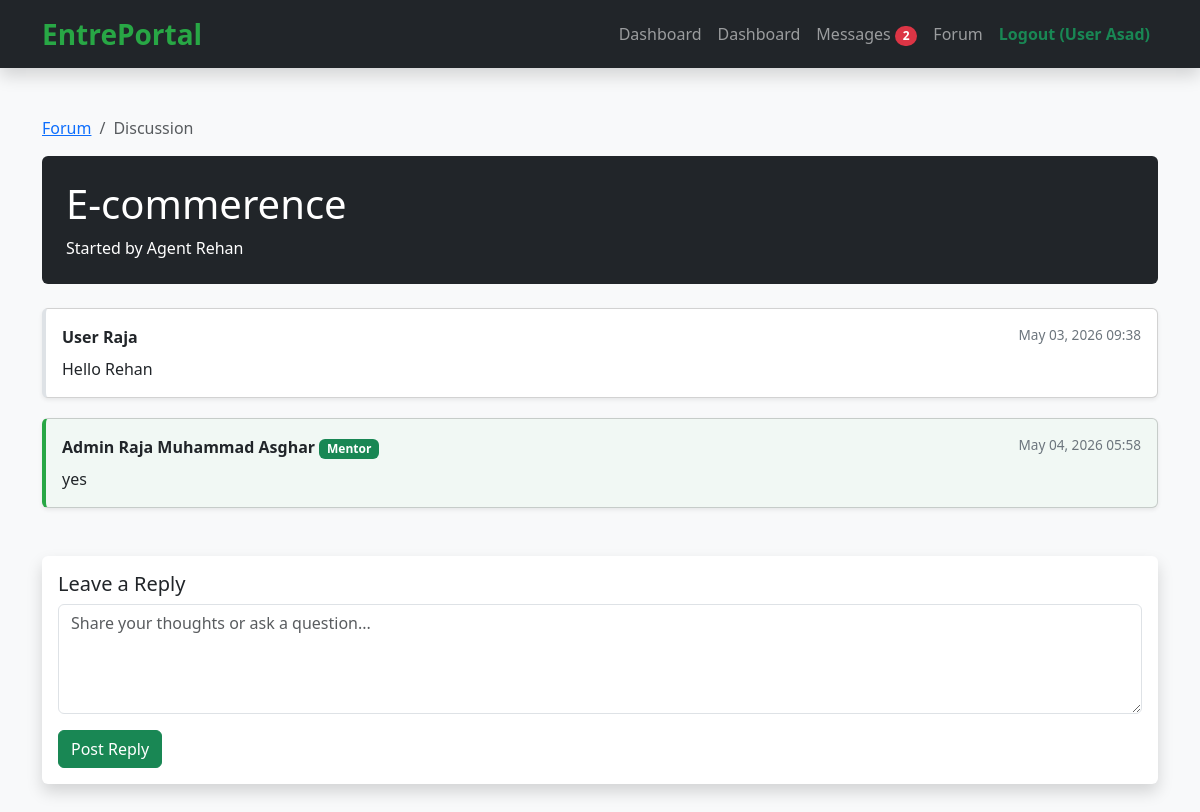
Page /admin/forum-view.php?id=3 (signed in) on the committed database.
### tables this page shows
CREATE TABLE `forum_topics` (
  `id` int(11) NOT NULL,
  `user_id` int(11) DEFAULT NULL,
  `title` varchar(255) DEFAULT NULL,
  `created_at` timestamp NOT NULL DEFAULT current_timestamp()
);

CREATE TABLE `users` (
  `id` int(11) NOT NULL,
  `full_name` varchar(100) NOT NULL,
  `email` varchar(100) NOT NULL,
  `password` varchar(255) NOT NULL,
  `phone` varchar(20) DEFAULT NULL,
  `bio` text DEFAULT NULL,
  `location` varchar(100) DEFAULT NULL,
  `role` enum('user','agent','admin') NOT NULL DEFAULT 'user',
  `status` enum('pending','approved','rejected') NOT NULL DEFAULT 'pending',
  `created_at` timestamp NOT NULL DEFAULT current_timestamp()
);

CREATE TABLE `forum_posts` (
  `id` int(11) NOT NULL,
  `topic_id` int(11) DEFAULT NULL,
  `user_id` int(11) DEFAULT NULL,
  `message` text DEFAULT NULL,
  `created_at` timestamp NOT NULL DEFAULT current_timestamp()
);

### admin/forum-view.php (the view, shortened to what this page needs)
<?php
include 'config.php';
$topic_id = (int)$_GET['id'];
$topic_res = mysqli_query($conn, "SELECT t.*, u.full_name FROM forum_topics t JOIN users u ON t.user_id = u.id WHERE t.id = $topic_id");
$topic = mysqli_fetch_assoc($topic_res);
$posts = mysqli_query($conn, "SELECT p.*, u.full_name, u.role FROM forum_posts p JOIN users u ON p.user_id = u.id WHERE p.topic_id = $topic_id ORDER BY p.created_at ASC");
?>
<!DOCTYPE html>
<html lang="en">
<head>
    <link href="https://cdn.jsdelivr.net/npm/bootstrap@5.3.3/dist/css/bootstrap.min.css" rel="stylesheet">
</head>
<body class="bg-light">
<?php include 'navbar.php'; ?>
<div class="container py-5">
    <nav aria-label="breadcrumb"><ol class="breadcrumb"><li class="breadcrumb-item"><a href="forum.php">Forum</a></li><li class="breadcrumb-item active">Discussion</li></ol></nav>
    <div class="bg-dark text-white p-4 rounded mb-4">
        <h1><?= htmlspecialchars($topic['title']) ?></h1>
        <p class="mb-0">Started by <?= htmlspecialchars($topic['full_name']) ?></p>
    </div>
    <?php while($post = mysqli_fetch_assoc($posts)): ?>
        <div class="card shadow-sm post-card <?= ($post['role'] !== 'user') ? 'post-agent' : '' ?>">
            <div class="card-body">
                <div class="d-flex justify-content-between mb-2">
                    <strong>
                        <?= htmlspecialchars($post['full_name']) ?>
                        <?php if($post['role'] !== 'user'): ?>
                            <span class="badge bg-success ml-2">Mentor</span>
                        <?php endif; ?>
                    </strong>
                    <span class="meta"><?= date('M d, Y H:i', strtotime($post['created_at'])) ?></span>
                </div>
                <p class="mb-0"><?= nl2br(htmlspecialchars($post['message'])) ?></p>
            </div>
        </div>
    <?php endwhile; ?>
    <div class="card shadow border-0 mt-5">
        <div class="card-body">
            <h5>Leave a Reply</h5>
            <form method="POST">
                <textarea name="message" class="form-control mb-3" rows="4" placeholder="Share your thoughts or ask a question..." required></textarea>
                <button type="submit" name="post_reply" class="btn btn-success">Post Reply</button>
            </form>
        </div>
    </div>
</div>
</body>
</html>

### admin/forum-view.php (style rules this page uses)
.post-card { border-left: 4px solid #dee2e6; margin-bottom: 20px; }
.post-agent { border-left-color: #28a745; background: #f1f8f4; }
.meta { font-size: 0.85rem; color: #6c757d; }

### admin/navbar.php (style rules this page uses)
:root { --primary: #28a745; --dark: #212529; }

### rows in the picture
forum_topics: title "E-commerence", user.full_name "Agent Rehan"
forum_posts: user.full_name "User Raja", created_at "May 03, 2026 09:38", message "Hello Rehan"
forum_posts: user.full_name "Admin Raja Muhammad Asghar", shows "Mentor", created_at "May 04, 2026 05:58", message "yes"

### other values in the picture
$nav_unread_count "2"
$_SESSION['full_name'] "User Asad"
